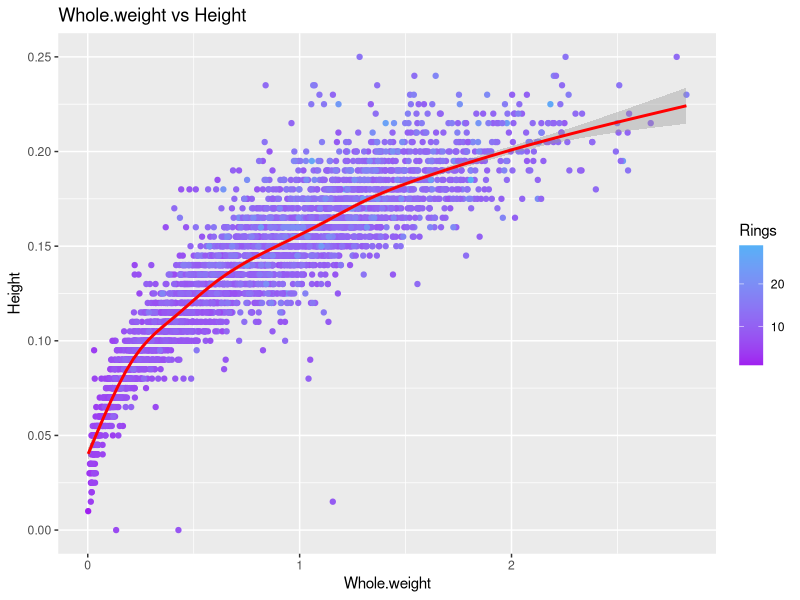
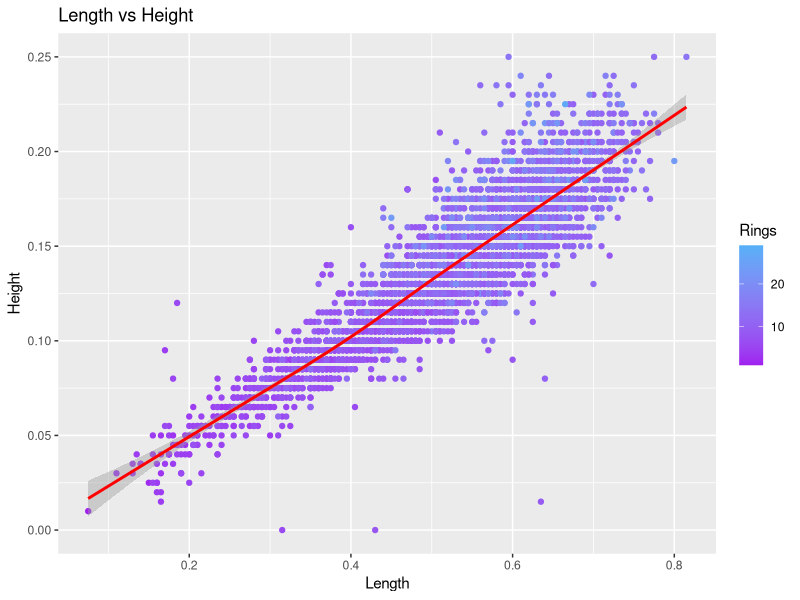
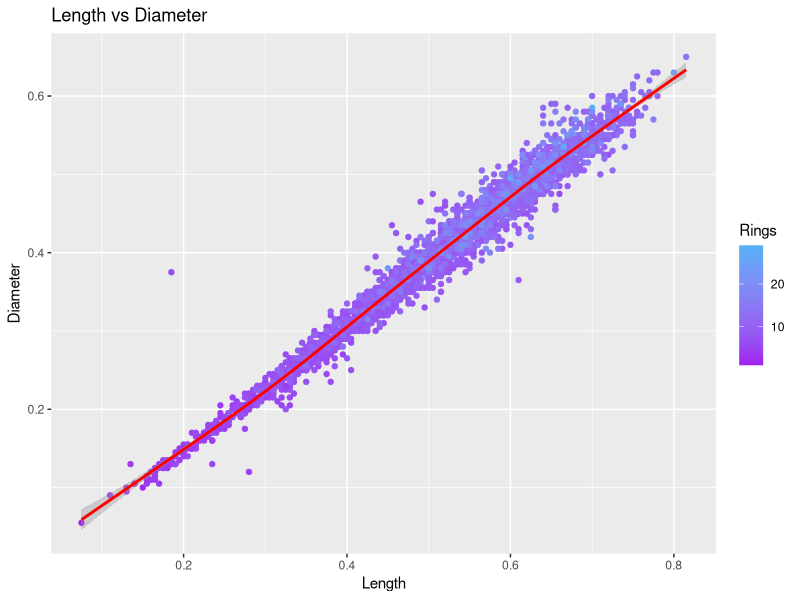
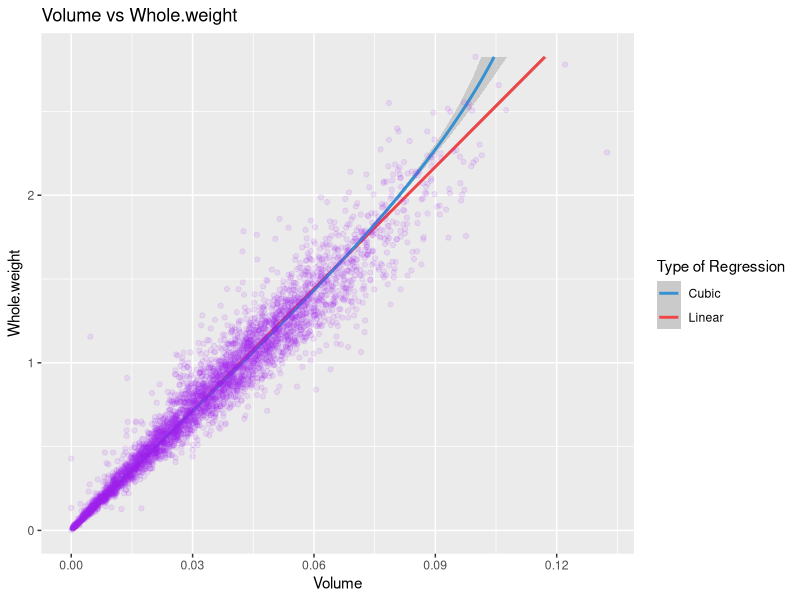
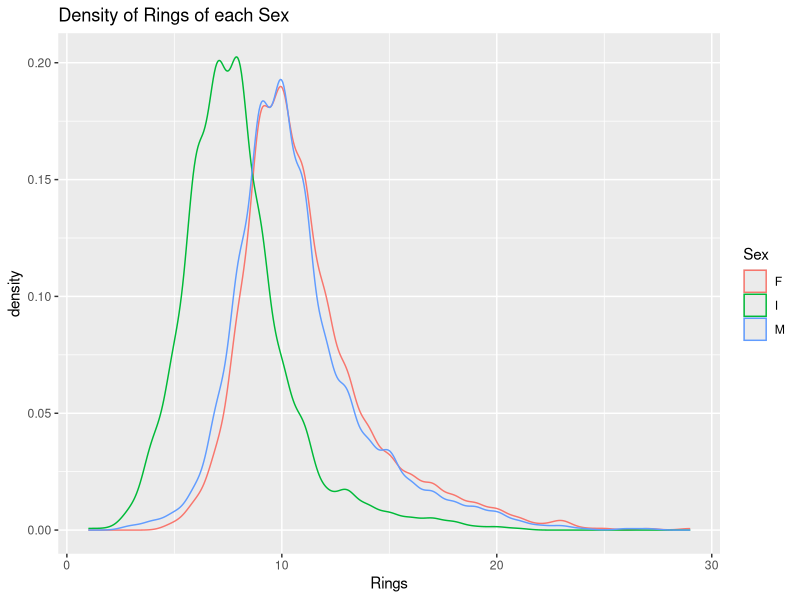
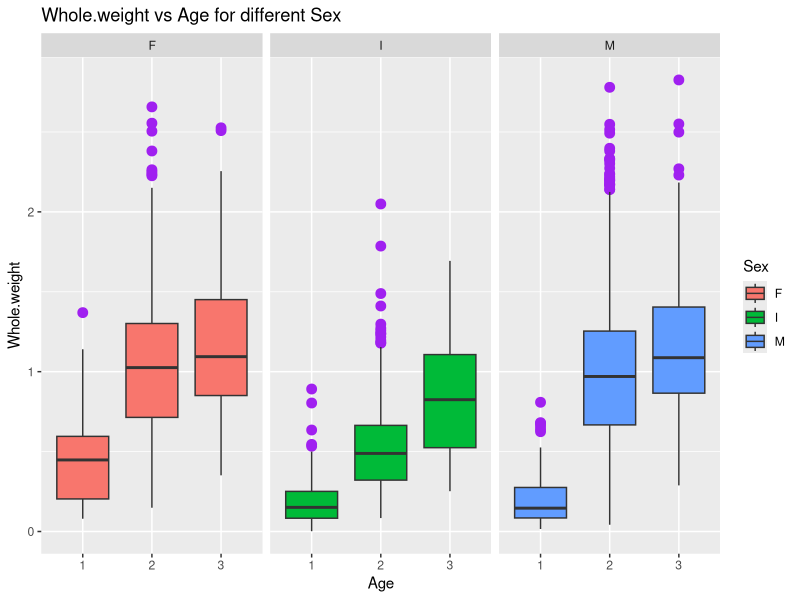
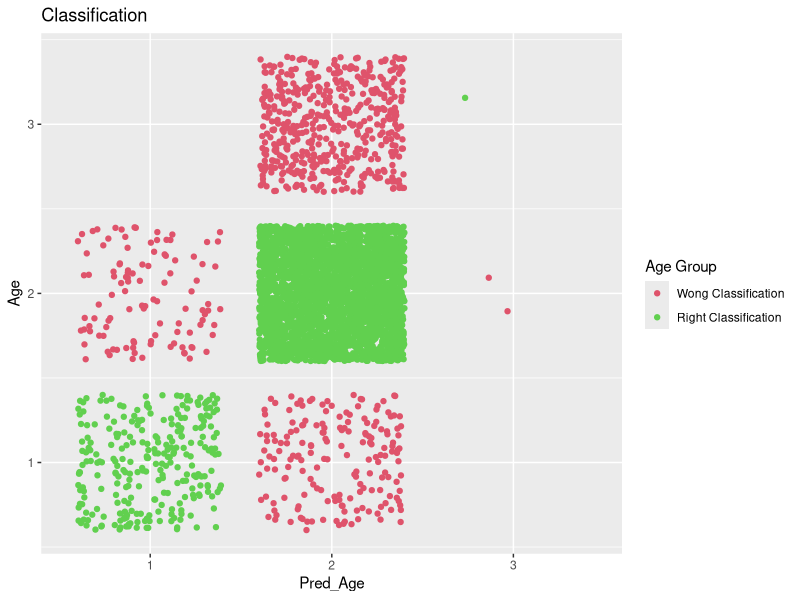
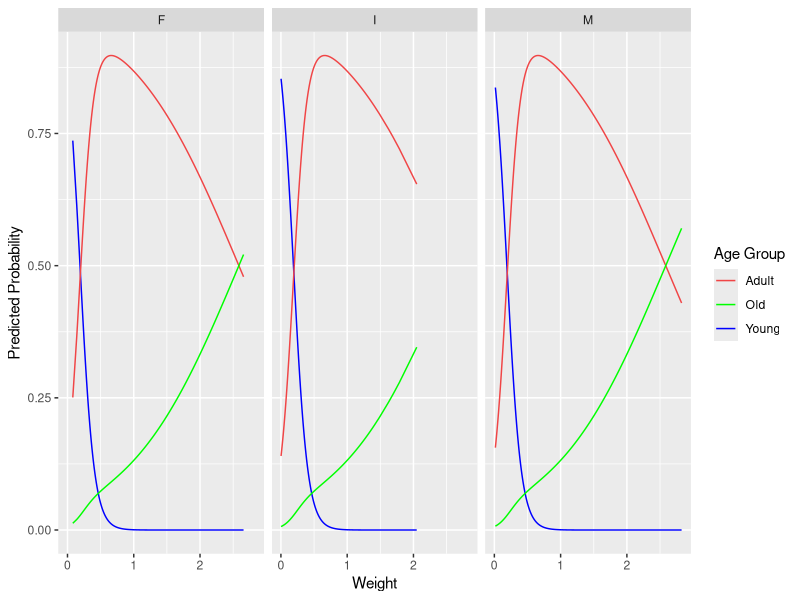

These figures' R source, in order: (Note: this script raises an error after producing the figures.)
library(ggplot2)
library(plyr)
library(nnet)
library(MASS)
library(gridExtra)
library(lattice)
library(RColorBrewer)

Data = read.csv("abalone_clean.csv")  # Import Data
head(Data)
# Number of abalone of different Sex in different Age group.
with(Data, table(Sex, Age))

# First= of all, I want to test whether Observation data like Height, Whole.weight can be helpful to devide the abalone to different Age group. Logistice regression is applied to do this analysis.
ggplot(Data, aes(x = Whole.weight, y=Height)) + geom_point(aes(colour = Rings)) +scale_colour_gradient(low = "purple") + stat_smooth(colour="red") + ggtitle("Whole.weight vs Height")

ggplot(Data, aes(x = Length, y=Height)) + geom_point(aes(colour = Rings)) +scale_colour_gradient(low = "purple") + stat_smooth(colour="red") + ggtitle("Length vs Height")

ggplot(Data, aes(x =Length , y=Diameter)) + geom_point(aes(colour = Rings)) +scale_colour_gradient(low = "purple") + stat_smooth(colour="red") + ggtitle("Length vs Diameter")

ggsave("Whole.weight vs Height.png")
ggsave("Length vs Height.png")
ggsave("WLength vs Diameter.png")


# From above graphs, it is obvious that Length, Height and Diameter are relatively linear correlated. In fact, it is natural to think that the bigger the abalone, the haeavier they are, so I want ot check whether it is perfectly correlated between Whole.weight and Volume. 
# Construct Volum and Whole.weight dataset
yData = ddply(Data, ~Sex+Age, summarize, Volume = Length * Diameter * Height,  Whole.weight = Whole.weight,Rings = Rings)
# Draw the point and regression lines
cols <- c("Linear"="#f04546","Cubic"="#3591d1")
ggplot(data = yData, aes(x = Whole.weight, y = Volume)) + 
  geom_smooth(method = "lm",aes(colour = "Linear"),lwd = 1 )+ 
  geom_smooth(method = "lm", formula = y ~ poly(x, 3),aes( colour = "Cubic"),lwd = 1)+
  geom_point(alpha = 1/10,colour = "purple") + 
  scale_colour_manual("Type of Regression",values = cols) + 
  ggtitle("Volume vs Whole.weight") + coord_flip() + 
  scale_y_continuous(name = "Volume", breaks = seq(0, 0.15, by = 0.03))
ggsave("Volume vs Whole.weight")
# From the graph above, it can be seen that Cubic regression and Linear regression is almost same in the begining, but diverge when Volume is large, which means that Volume and Whole.weight is highly correlated for small abalone.

# Why not just use Whole.weight to predict the Rings of abalone? 
# Calculate mean and variance of Whole.weight in different Sex.
with(Data, do.call(rbind, tapply(Whole.weight, Sex, function(x) c(M = mean(x), SD = sd(x)))))
# It seems that F amd M are more heavier than I. Does that mean I group do not have large rings?
ggplot(data=Data, aes(x = Rings,group=Sex,colour=Sex)) + geom_density() + ggtitle("Density of Rings of each Sex")
# Sex I group abalone is yougner than F and M group, but it do have old abalone with Sex I.
ggsave("Density of Rings of each Sex.png")

ggplot(data = Data, aes(x = factor(Age), y = Whole.weight)) + geom_boxplot(outlier.colour = "purple", outlier.size = 3,aes(fill = Sex)) + facet_wrap(~Sex, ncol=3) + ggtitle("Whole.weight vs Age for different Sex") + xlab("Age")
ggsave("Whole.weight vs Age for different Sex.png")
# Compare to M and F, it seems that abalone with sex I have less weight. 

# Fit Multinomial Regression Model
logit <- multinom(Age ~  Whole.weight, data = yData)
summary(logit) 
pp = fitted(logit)
pred<-predict(logit)
table(pred,Data$Age)

# Construct a new dataset with information above.
newdata = with(yData, data.frame(Weight = Whole.weight,Sex = Sex, Pred_Prob = pp, Age = Age,Pred_Age = pred))
head(newdata)
ggplot(newdata, aes(x = Pred_Age, y=Age, colour = factor(Pred_Age==Age))) +
  geom_point(position = "jitter") +
  scale_colour_manual("Age Group", values = c("2", "3"), labels = c("Wong Classification","Right Classification")) +
  ggtitle("Classification") 
ggsave("Classification.png")

# Plot the Predicted Probability for different age group
cols <- c("Young"="blue","Adult"="#f04546", "Old" = "green")
ggplot(newdata, aes(x= Weight)) + 
  geom_line(aes(y = Pred_Prob.1, colour = "Young")) + 
  geom_line(aes(y = Pred_Prob.2, colour = "Adult")) +
  geom_line(aes(y = Pred_Prob.3, colour = "Old")) + 
  ylab("Predicted Probability") +  facet_wrap(~Sex, ncol=3) +
  scale_colour_manual("Age Group", values = cols) 
ggsave("Predicted Probability.png")
# From the graph, we can tell that prediction for Young gropu should be good,but it may difficult to distinguish Old and Adult when Weight is heavy.

# It seems that more Sex I abalone is mis-classfied to Young and Adult group, but more Sex F abalone is mis-classfied to Old grope. And the biggest problem is in Old group. One reason maybe that we adopt linear combinaiton of varaibles in multinomial regression instead. 

# How about using Linear Discriminant Analysis?
# Only using Whole.weight 
LDA1 = lda(Age ~ Whole.weight, yData)
pred1 = predict(LDA1)$class
newdataL1 = with(yData, data.frame(Weight = Whole.weight,Sex = Sex,Age = Age, Pred_Age1 = pred1))
Data_misL1 = subset(newdataL1, Age != Pred_Age1)

# Using both Whole.weight and Volume.
LDA2 = lda(Age ~ ., yData)
pred2 = predict(LDA2)$class
newdataL2 = with(yData, data.frame(Weight = Whole.weight,Sex = Sex,Age = Age, Pred_Age2 = pred2))
Data_misL2 = subset(newdataL2, Age != Pred_Age2)

p1 = ggplot(Data_misL1, aes(x = Age,fill = Sex)) + geom_bar(binwidth = 1/2,color = "darkgrey") + 
  ylab("Number of mis-classfied data") + 
  ggtitle(" Using Whole.weight only") +
  theme(axis.text.x = element_text(angle = 90)) +
  scale_fill_brewer("Sex", type = "qual", palette = 3)
p2 = ggplot(Data_misL2, aes(x = Age,fill = Sex)) + geom_bar(binwidth = 1/2,color = "darkgrey") + 
  ylab("Number of mis-classfied data") + 
  ggtitle("Using Whole.weight & Volume") +
  theme(axis.text.x = element_text(angle = 90)) +
  scale_fill_brewer("Sex", type = "qual", palette = 3)
grid.arrange(p1, p2, main = "Mis Classified Data for Different Sex__LDA")
ggsave("Mis Classified Data for Different Sex__LDA.png")
# From above analysis, we find out that even though Whole.weight is highly correlated to Volume, but Volume have significant influence on the classification problem. Does this mean Volume is more important to do classification?

# Only use Volume
LDA3 = lda(Age ~ Volume, yData)
pred3 = predict(LDA3)$class
newdataL3 = with(yData, data.frame(Weight = Whole.weight,Sex = Sex,Age = Age, Pred_Age3 = pred3))
Data_misL3 = subset(newdataL3, Age != Pred_Age3)


ggplot(newdataL2, aes(x = Pred_Age2, y=Age, colour = factor(Pred_Age2==Age))) +
  geom_point(position = "jitter") + 
  scale_colour_manual("Age Group", values = c("2", "3"), labels = c("Wong Classification","Right Classification")) +
  ggtitle("Classification using Whole.weight & Volume")
ggsave("Classification using Whole.weight & Volume.png")
ggplot(newdataL3, aes(x = Pred_Age3, y=Age, colour = factor(Pred_Age3==Age))) +
  geom_point(position = "jitter") + 
  scale_colour_manual("Age Group", values = c("2", "3"), labels = c("Wong Classification","Right Classification")) +
  ggtitle("Classification Using Volume")
ggsave("Classification Using Volume.png")

# The answer is NO. Using Volume and Whole.weight seperately will not give a good classification.

# Little conlusion: Using LDA is more efficient to classify the data then multinomial regression. It is sure that using observations ie, Whole.weight and Volume together, we can already classify the avalone into different Age group well.

# Then, which variable is more important, Length, Diameter, Height, or Whole.weight? We do not want to consider Volume now because this measure can not be obtained directly. So we will go back to above four easily measured variables.
# New data frame which record the minimum value and maximum value of each variable.
jData <- ddply(Data, ~ Sex + Rings, function(x) {
  jLevels <- c("min", "max")
  Length = range(x$Length)
  Height = range(x$Height)
  Diameter = range(x$Diameter)
  Whole.weight = range(x$Whole.weight)
  return(data.frame(Length, Height, Diameter, Whole.weight, stat = jLevels))
})
# Plot the graph 
p_Height = ggplot(jData, aes(x = Rings,y = Height, group = stat,colour = stat)) + geom_line() + geom_point() + facet_wrap(~Sex, ncol=3) + ggtitle("Height: Min vs Min") + theme(legend.position = "none")
p_Length = ggplot(jData, aes(x = Rings,y = Length, group = stat,colour = stat)) + geom_line() + geom_point() + facet_wrap(~Sex, ncol=3) + ggtitle("Length: Min vs Max")  + theme(legend.position = "none")
p_Diameter = ggplot(jData, aes(x = Rings,y = Diameter, group = stat,colour = stat)) + geom_line() + geom_point() + facet_wrap(~Sex, ncol=3) + ggtitle("Diameter: Min vs Max") + theme(legend.position = "none")
p_Whole.weight = ggplot(jData, aes(x = Rings,y = Whole.weight, group = stat,colour = stat)) + geom_line() + geom_point() + facet_wrap(~Sex, ncol=3) + ggtitle("Whole.weight: Min vs Max") 

tmp <- ggplot_gtable(ggplot_build(p_Whole.weight))
leg <- which(sapply(tmp$grobs, function(x) x$name) == "guide-box")
legend <- tmp$grobs[[leg]]

grid.arrange(arrangeGrob(p_Whole.weight+theme(legend.position="none"),p_Length,p_Height,p_Diameter))
ggsave("Min vs Max within each Observed Varialbes.png")

# Try the similar thing in xyplot
px_Height = xyplot(Height ~  Rings| Sex, jData, group=stat, auto.key =  list(columns = 2,x = 0.35, y = 0.85, corner = c(0, 1)), type=c("p", "l"),par.settings = list(superpose.line = list(col = c("red", "blue")), superpose.symbol = list(col = c("red", "blue"))), grid = "h")
grid.arrange(arrangeGrob(p_Height+xlab(""),px_Height))
ggsave("ggplot vs xyplot.png")

# From the graph above, we can see that Whole.weight and Height share the similar trend of range, while Length and Diameter share similar trend of range. Does it mean Whole.wieght is more close related to Height, and Length is more related to Diameter?

# Regression.
# Height
jFun <- function(x) {
  name = c()
  Coefs = c()
  for(i in 1:4 ){
  temp = c()
  temp <- rbind(temp,as.numeric(coef(lm(x[,i+1] ~ Rings, x))))
  Coefs = rbind(Coefs, temp)
  name = rbind(name, names(x[i+1]))
  }
  return(data.frame(Intercept = Coefs[,1],Slope = Coefs[,2] ,Variable = name))
}
jCoefs <- ddply(Data, ~ Sex, jFun)

foo <- ddply(jCoefs, ~ Variable, function(x) {
    lerange <- c(which.min(x$Intercept), which.max(x$Intercept))
    cbind(x[lerange, c("Variable", "Sex", "Intercept", "Slope")], stat=c("min_slope", "max_slope"))
 })

# From above table, it shows that Sex I have min_slope for all Variables, and Sex F have max_slope for all variables.
# Plot the regression line of Height
ggplot(subset(Data, Sex %in% c("F","I")), aes(x = Rings, y = Height) ) +   facet_wrap(~Sex, ncol=2) + 
  geom_smooth(method = "lm", colour = "purple") + 
  geom_point(aes(colour = factor(Age))) +
  ggtitle("Max_slope vs Min_slope of Height") + 
  scale_colour_manual("Age Group",values = c("4","3","5"), labels = c("Young","Adult","Old")) 
ggsave("Max_slope vs Min_slope of Height.png")

# Plot the regression line of Diameter
ggplot(subset(Data, Sex %in% c("F","I")), aes(x = Rings, y = Diameter)) +   facet_wrap(~Sex, ncol=2) + 
  geom_smooth(method = "lm", colour = "purple") + 
  geom_point(aes(colour = factor(Age))) +
  ggtitle("Max_slope vs Min_slope of Diameter") + 
  scale_colour_manual("Age Group",values = c("4","3","5"), labels = c("Young","Adult","Old")) 
ggsave("Max_slope vs Min_slope of Diameter.png")

# Plot the regressio line of Length
ggplot(subset(Data, Sex %in% c("F","I")), aes(x = Rings, y = Length)) +   facet_wrap(~Sex, ncol=2) + 
  geom_smooth(method = "lm", colour = "purple") + 
  geom_point(aes(colour = factor(Age))) +
  ggtitle("Max_slope vs Min_slope of Length") + 
  scale_colour_manual("Age Group",values = c("4","3","5"), labels = c("Young","Adult","Old")) 
ggsave("Max_slope vs Min_slope of Length.png")

# Plot the regression line of Whole.weight
ggplot(subset(Data, Sex %in% c("F","I")), aes(x = Rings, y = Whole.weight)) +   facet_wrap(~Sex, ncol=2) + 
  geom_smooth(method = "lm", colour = "purple") + 
  geom_point(aes(colour = factor(Age))) +
  ggtitle("Max_slope vs Min_slope of Whole.weight") + 
  scale_colour_manual("Age Group",values = c("4","3","5"), labels = c("Young","Adult","Old")) 
ggsave("Max_slope vs Min_slope of Whole.weight.png")
# Conclusoin: 
